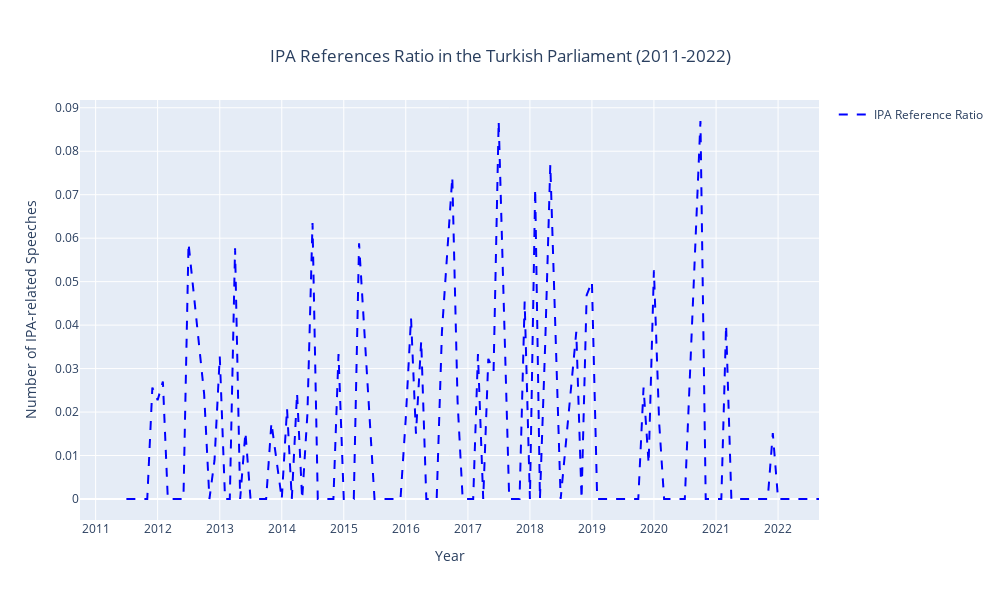

The code cell stored with this chart in its notebook:
### Code cell
import pandas as pd
import plotly.graph_objects as go
from statsmodels.nonparametric.smoothers_lowess import lowess

# Read CSV file
tr_mins = pd.read_csv('../data/tr_minutes_tks.csv')

# Convert 'Date' column to datetime
tr_mins['Date'] = pd.to_datetime(tr_mins['Date'])
tr_mins['MonthYear'] = tr_mins['Date'].dt.to_period('M')

# Total speeches per month
total_speeches = tr_mins.groupby(['MonthYear']).size().reset_index(name='Total Speeches')

# Filter for IPA speeches
ipa_speeches = tr_mins[
    tr_mins['speech'].str.contains('IPA', regex=True) | tr_mins['speech'].str.contains('Erasmus', regex=True) | tr_mins['speech'].str.contains('Horizon', regex=True) |
    tr_mins['speech'].str.contains('Katılım Öncesi Mali Yardım Aracı', regex=True)
]
ipa_speech_count = ipa_speeches.groupby(['MonthYear']).size().reset_index(name='IPA Speech Count')

# Merge IPA speech count with total speech count
speech_count = pd.merge(total_speeches, ipa_speech_count, on='MonthYear', how='left').fillna(0)

# Calculate the ratio of IPA references to total speeches
speech_count['IPA Ratio'] = speech_count['IPA Speech Count'] / speech_count['Total Speeches']

# Convert MonthYear back to datetime for plotting
speech_count['MonthYear'] = speech_count['MonthYear'].dt.to_timestamp()

# Create a new figure for ratio of IPA references
fig3 = go.Figure()

# Add trace for ratio of IPA references
fig3.add_trace(go.Scatter(x=speech_count['MonthYear'], y=speech_count['IPA Ratio'], 
                          mode='lines', name='IPA Reference Ratio',
                          line=dict(color='blue', dash='dash')))

# Define xaxis range and ticks
xaxis_range = [pd.to_datetime('2010-10-01'), pd.to_datetime('2022-08-30')]
xaxis_ticks = [pd.to_datetime(f'{year}-01-01') for year in range(2011, 2023)]


fig3.update_layout(title={
    'text': 'IPA References Ratio in the Turkish Parliament (2011-2022)', 
    'x': 0.5,
    'xanchor': 'center', 
    'yanchor': 'top' 
}, 
    xaxis_title='Year', 
    yaxis_title='Number of IPA-related Speeches',
    xaxis=dict(
        range=xaxis_range,
        tickmode='array',
        tickvals=xaxis_ticks,
        ticktext=[str(year) for year in range(2011, 2023)]
    ),
    showlegend=True,
    height=600, width=1000
)

fig3.update_xaxes(nticks=20)

fig3.show()

### Figure 1 — Plotly figure (JSON) as saved in the notebook; plotly's stock layout.template omitted (floating-point values rounded to 4 significant figures)
{"data": [{"line": {"color": "blue", "dash": "dash"}, "mode": "lines", "name": "IPA Reference Ratio", "type": "scatter", "x": ["2011-07-01T00:00:00", "2011-10-01T00:00:00", "2011-11-01T00:00:00", "2011-12-01T00:00:00", "2012-01-01T00:00:00", "2012-02-01T00:00:00", "2012-03-01T00:00:00", "2012-04-01T00:00:00", "2012-05-01T00:00:00", "2012-06-01T00:00:00", "2012-07-01T00:00:00", "2012-10-01T00:00:00", "2012-11-01T00:00:00", "2012-12-01T00:00:00", "2013-01-01T00:00:00", "2013-02-01T00:00:00", "2013-03-01T00:00:00", "2013-04-01T00:00:00", "2013-05-01T00:00:00", "2013-06-01T00:00:00", "2013-07-01T00:00:00", "2013-10-01T00:00:00", "2013-11-01T00:00:00", "2013-12-01T00:00:00", "2014-01-01T00:00:00", "2014-02-01T00:00:00", "2014-03-01T00:00:00", "2014-04-01T00:00:00", "2014-05-01T00:00:00", "2014-06-01T00:00:00", "2014-07-01T00:00:00", "2014-08-01T00:00:00", "2014-09-01T00:00:00", "2014-10-01T00:00:00", "2014-11-01T00:00:00", "2014-12-01T00:00:00", "2015-01-01T00:00:00", "2015-02-01T00:00:00", "2015-03-01T00:00:00", "2015-04-01T00:00:00", "2015-07-01T00:00:00", "2015-10-01T00:00:00", "2015-11-01T00:00:00", "2015-12-01T00:00:00", "2016-01-01T00:00:00", "2016-02-01T00:00:00", "2016-03-01T00:00:00", "2016-04-01T00:00:00", "2016-05-01T00:00:00", "2016-06-01T00:00:00", "2016-07-01T00:00:00", "2016-08-01T00:00:00", "2016-10-01T00:00:00", "2016-11-01T00:00:00", "2016-12-01T00:00:00", "2017-01-01T00:00:00", "2017-02-01T00:00:00", "2017-03-01T00:00:00", "2017-04-01T00:00:00", "2017-05-01T00:00:00", "2017-06-01T00:00:00", "2017-07-01T00:00:00", "2017-09-01T00:00:00", "2017-10-01T00:00:00", "2017-11-01T00:00:00", "2017-12-01T00:00:00", "2018-01-01T00:00:00", "2018-02-01T00:00:00", "2018-03-01T00:00:00", "2018-04-01T00:00:00", "2018-05-01T00:00:00", "2018-07-01T00:00:00", "2018-10-01T00:00:00", "2018-11-01T00:00:00", "2018-12-01T00:00:00", "2019-01-01T00:00:00", "2019-02-01T00:00:00", "2019-04-01T00:00:00", "2019-05-01T00:00:00", "2019-06-01T00:00:00", "2019-07-01T00:00:00", "2019-10-01T00:00:00", "2019-11-01T00:00:00", "2019-12-01T00:00:00", "2020-01-01T00:00:00", "2020-02-01T00:00:00", "2020-03-01T00:00:00", "2020-04-01T00:00:00", "2020-06-01T00:00:00", "2020-07-01T00:00:00", "2020-10-01T00:00:00", "2020-11-01T00:00:00", "2020-12-01T00:00:00", "2021-01-01T00:00:00", "2021-02-01T00:00:00", "2021-03-01T00:00:00", "2021-04-01T00:00:00", "2021-05-01T00:00:00", "2021-06-01T00:00:00", "2021-07-01T00:00:00", "2021-10-01T00:00:00", "2021-11-01T00:00:00", "2021-12-01T00:00:00", "2022-01-01T00:00:00", "2022-02-01T00:00:00", "2022-03-01T00:00:00", "2022-04-01T00:00:00", "2022-05-01T00:00:00", "2022-06-01T00:00:00", "2022-07-01T00:00:00", "2022-10-01T00:00:00", "2022-11-01T00:00:00"], "y": [0, 0, 0, 0.02564, 0.02273, 0.02703, 0, 0, 0, 0, 0.05882, 0.0241, 0, 0.008929, 0.03279, 0, 0, 0.05769, 0, 0.01538, 0, 0, 0.01754, 0.008403, 0, 0.02083, 0, 0.02439, 0, 0.01961, 0.06349, 0, 0, 0, 0, 0.03333, 0, 0, 0, 0.05882, 0, 0, 0, 0, 0.01852, 0.04167, 0.015, 0.03636, 0, 0, 0, 0.03846, 0.07407, 0.02247, 0, 0, 0, 0.03333, 0, 0.03226, 0.02941, 0.08696, 0, 0, 0, 0.04545, 0, 0.07143, 0, 0.03571, 0.07692, 0, 0.03846, 0, 0.04688, 0.05, 0, 0, 0, 0, 0, 0, 0.02564, 0.00813, 0.05263, 0.01754, 0, 0, 0, 0, 0.08696, 0, 0, 0, 0, 0.04, 0, 0, 0, 0, 0, 0, 0.01515, 0, 0, 0, 0, 0, 0, 0, 0, 0]}], "layout": {"height": 600, "showlegend": true, "title": {"text": "IPA References Ratio in the Turkish Parliament (2011-2022)", "x": 0.5, "xanchor": "center", "yanchor": "top"}, "width": 1000, "xaxis": {"nticks": 20, "range": ["2010-10-01T00:00:00", "2022-08-30T00:00:00"], "tickmode": "array", "ticktext": ["2011", "2012", "2013", "2014", "2015", "2016", "2017", "2018", "2019", "2020", "2021", "2022"], "tickvals": ["2011-01-01T00:00:00", "2012-01-01T00:00:00", "2013-01-01T00:00:00", "2014-01-01T00:00:00", "2015-01-01T00:00:00", "2016-01-01T00:00:00", "2017-01-01T00:00:00", "2018-01-01T00:00:00", "2019-01-01T00:00:00", "2020-01-01T00:00:00", "2021-01-01T00:00:00", "2022-01-01T00:00:00"], "title": {"text": "Year"}}, "yaxis": {"title": {"text": "Number of IPA-related Speeches"}}}}
